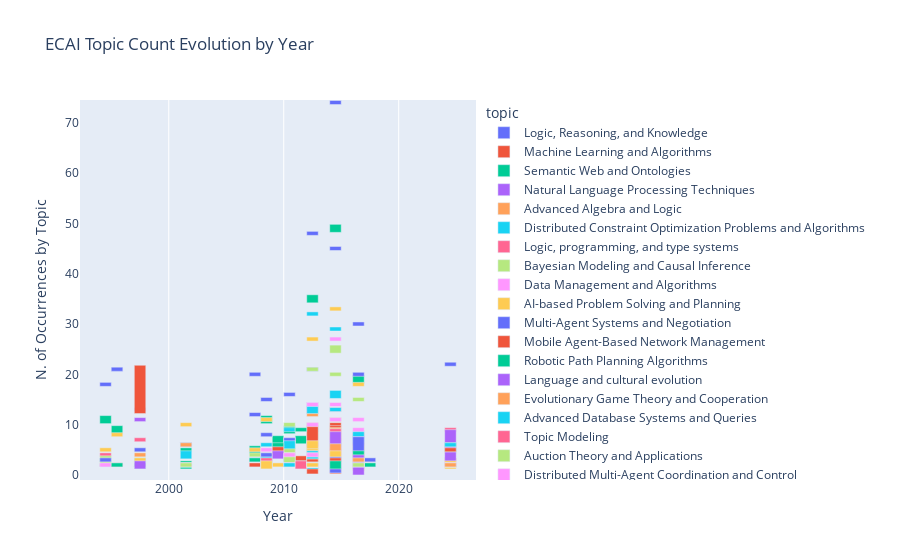

Notebook code for this chart:
### Code cell
import json
from pathlib import Path
import pandas as pd
import plotly.express as px

base_dir = Path("/app/repos/ECAI_DC_EDI_Submission_1").resolve() # TODO remove the hardcoded path
topic_year_count_path = base_dir / "Data/topic_year_counts.json"
with open(topic_year_count_path, 'r', encoding='utf-8') as f:
    topic_counts = json.load(f)

rows = []
for year, topics in topic_counts.items():
    year_int = int(year)
    for topic, count in topics.items():
        count_int = int(count)
        if count_int > 1:
            rows.append({
                "topic": topic,
                "start": pd.Timestamp(year_int, 1, 1),
                "finish": pd.Timestamp(year_int + 1, 1, 1),
                "count": count_int,
            })

df = pd.DataFrame(rows) #.sort_values(['topic', 'start'])

topic_code_to_name = json.load(open(base_dir / "Data/topic_label.json", 'r', encoding='utf-8'))
df['topic'] = df['topic'].map(topic_code_to_name)

fig = px.timeline(
    df,
    x_start='start',
    x_end='finish',
    y='count',
    color='topic',
    color_discrete_sequence=px.colors.qualitative.Plotly,
    title='ECAI Topic Count Evolution by Year'
)
fig.update_layout(xaxis_title='Year', yaxis_title='N. of Occurrences by Topic', bargap=0.2)
fig.show()
